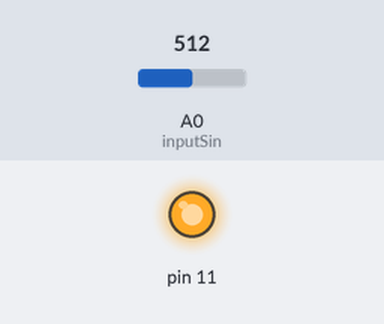
A sketch run on a simulated Arduino Uno, built with avr-gcc and run on an emulated ATmega328P. Parts: output pins drawn as LEDs (lit = HIGH). The inputs (shaded band) are chosen by the test bench; at power-on: A0 (inputSin) = 512.

Above: at 1.2 s.
1.3 s: A0 (inputSin) set to 497
At 2.0 s:
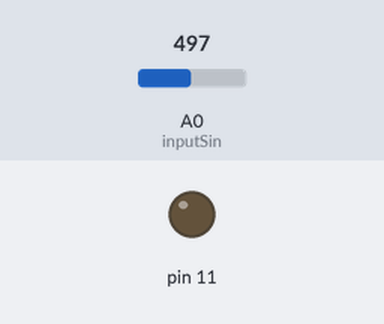
2.8 s: A0 (inputSin) set to 716
At 3.1 s:
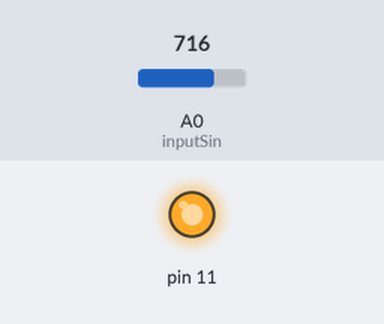
4.3 s: A0 (inputSin) set to 511
At 5.5 s:
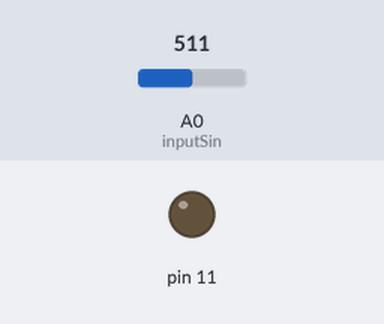
Timing chart, 0 to 7.3 s (numbered marks = the images above; inputs shaded):
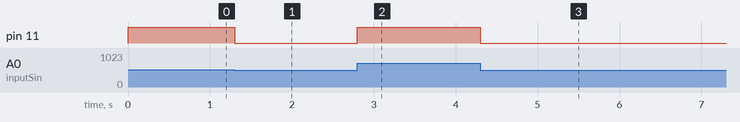

Measured:
- the behaviour switches between 512 and 511 on A0 (inputSin) (found by bisection; images 0 and 1)
- after the input at 1.3 s, pin 11: HIGH → LOW at once
- after the input at 2.8 s, pin 11: LOW → HIGH at once
- after the input at 4.3 s, pin 11: HIGH → LOW at once

The sketch:

lecture1_v2.ino
```cpp
// Defining pins

int inputSin = A0;
int storedSin = 0;

unsigned char m_1;
unsigned char m_2;

void setup() {
  // put your setup code here, to run once:
Serial.begin(115200);
pinMode(A0, INPUT);
pinMode((4,5,6,7,8,9,10,11), OUTPUT);

}

void loop() {
  storedSin = analogRead(inputSin) / 4;
  m_1 = PORTD & B00001111;
  m_1 = m_1 | (storedSin<<4);
  PORTD = m_1;

  m_2= PORTB & B11110000;
  m_2 = m_2 | (storedSin>>4);
  PORTB = m_2;

delay(1);
}
```
